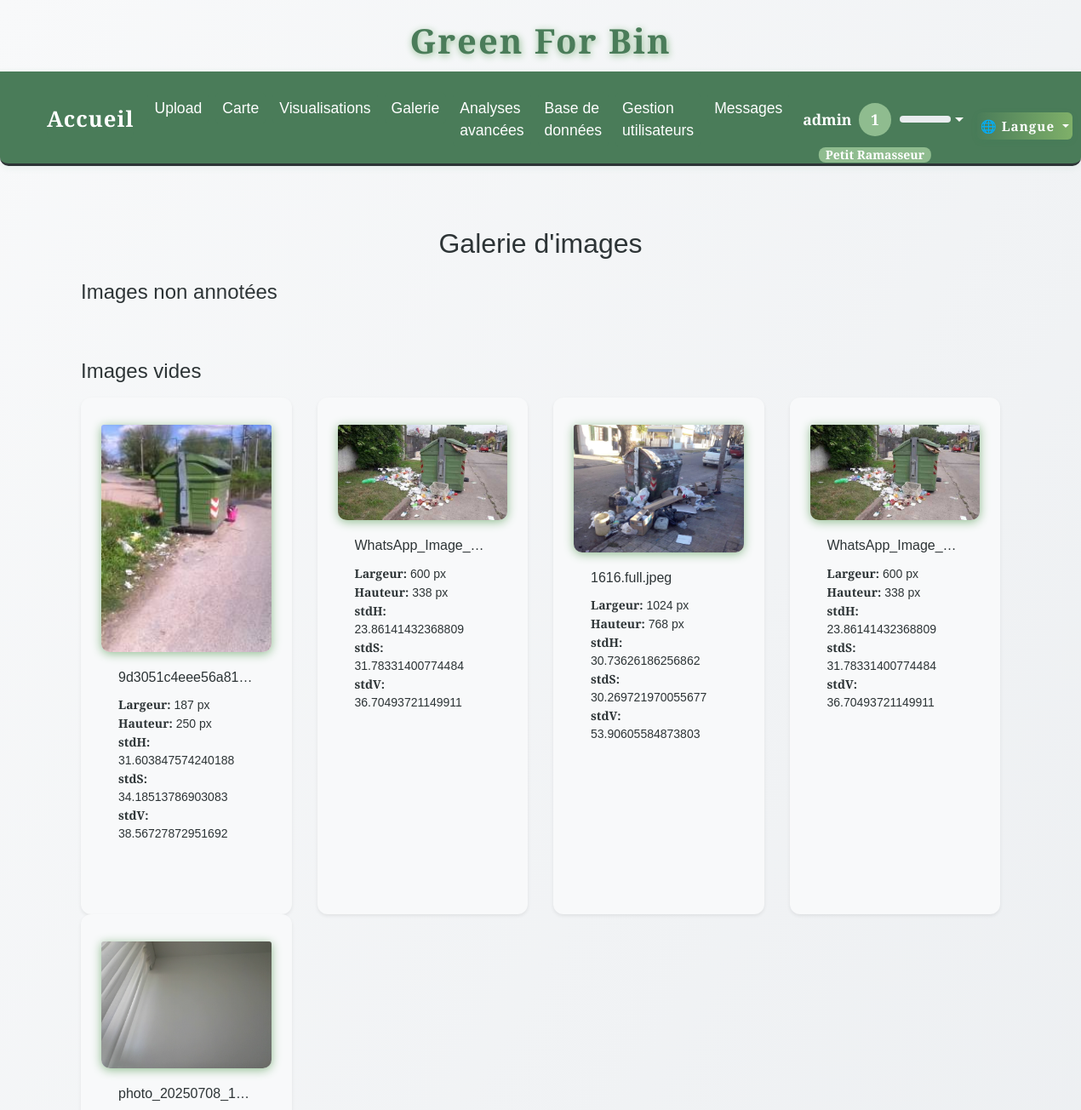
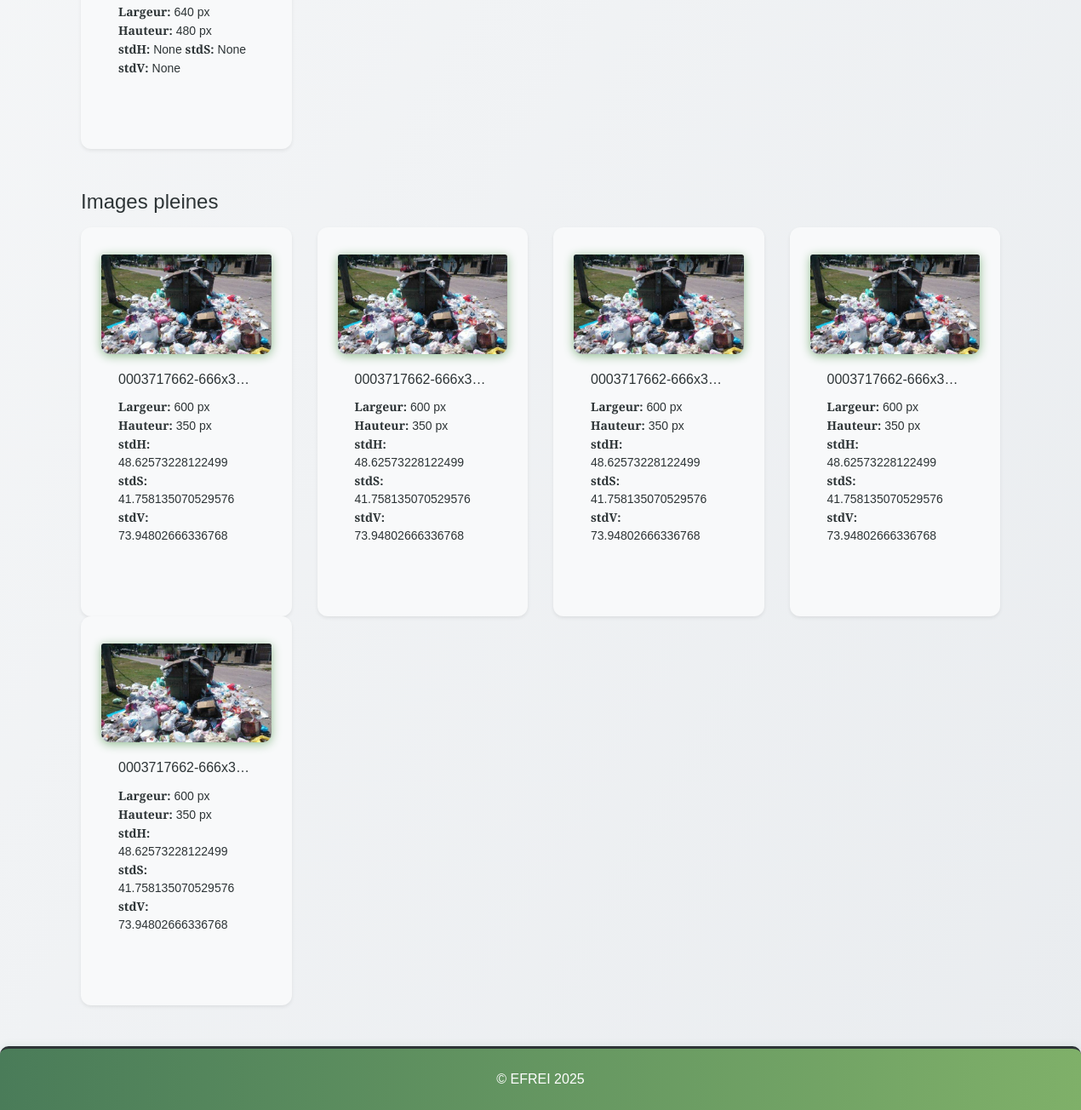
The page /gallery (signed in) on the database as committed earlier (2 pictures, top to bottom).
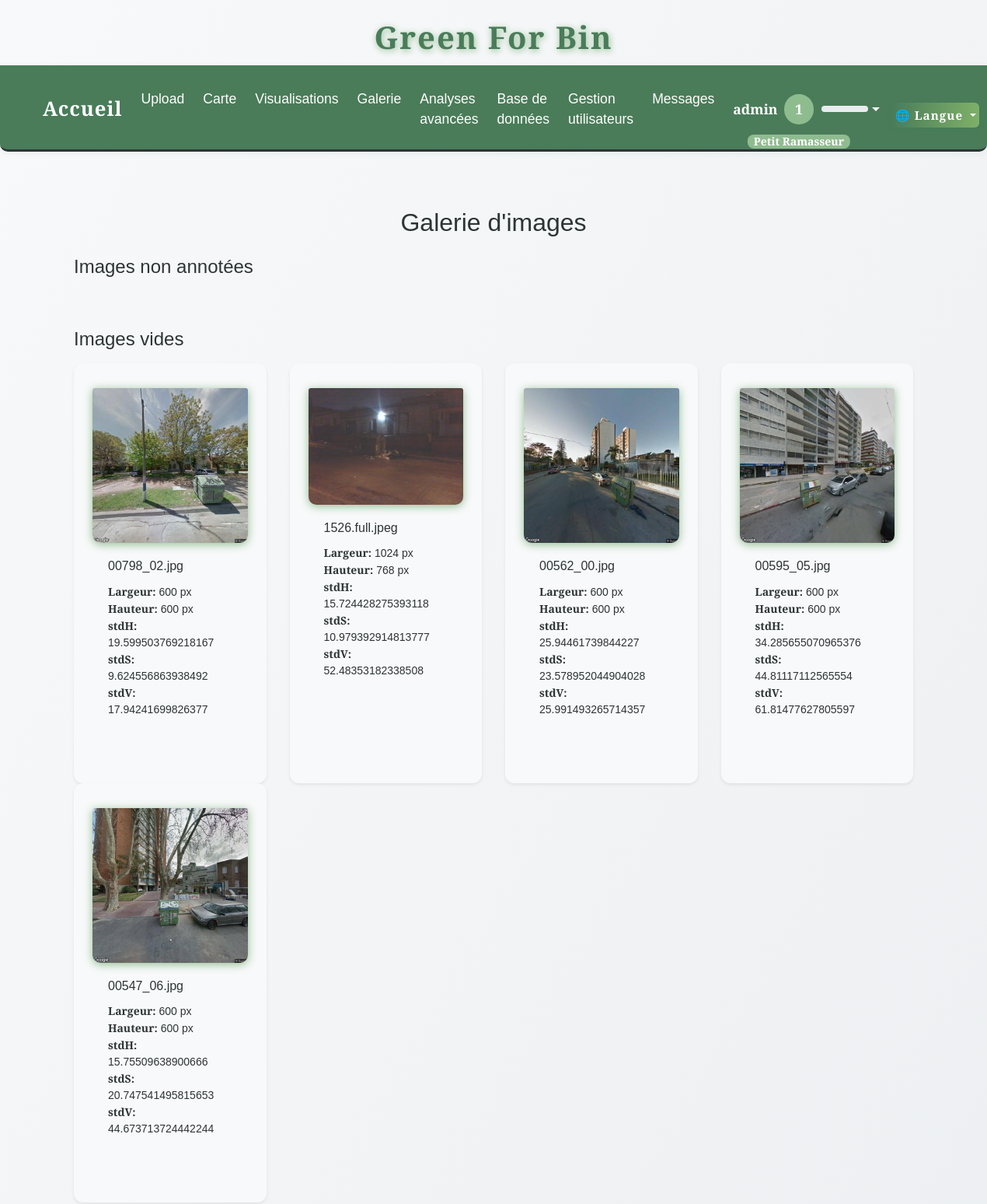
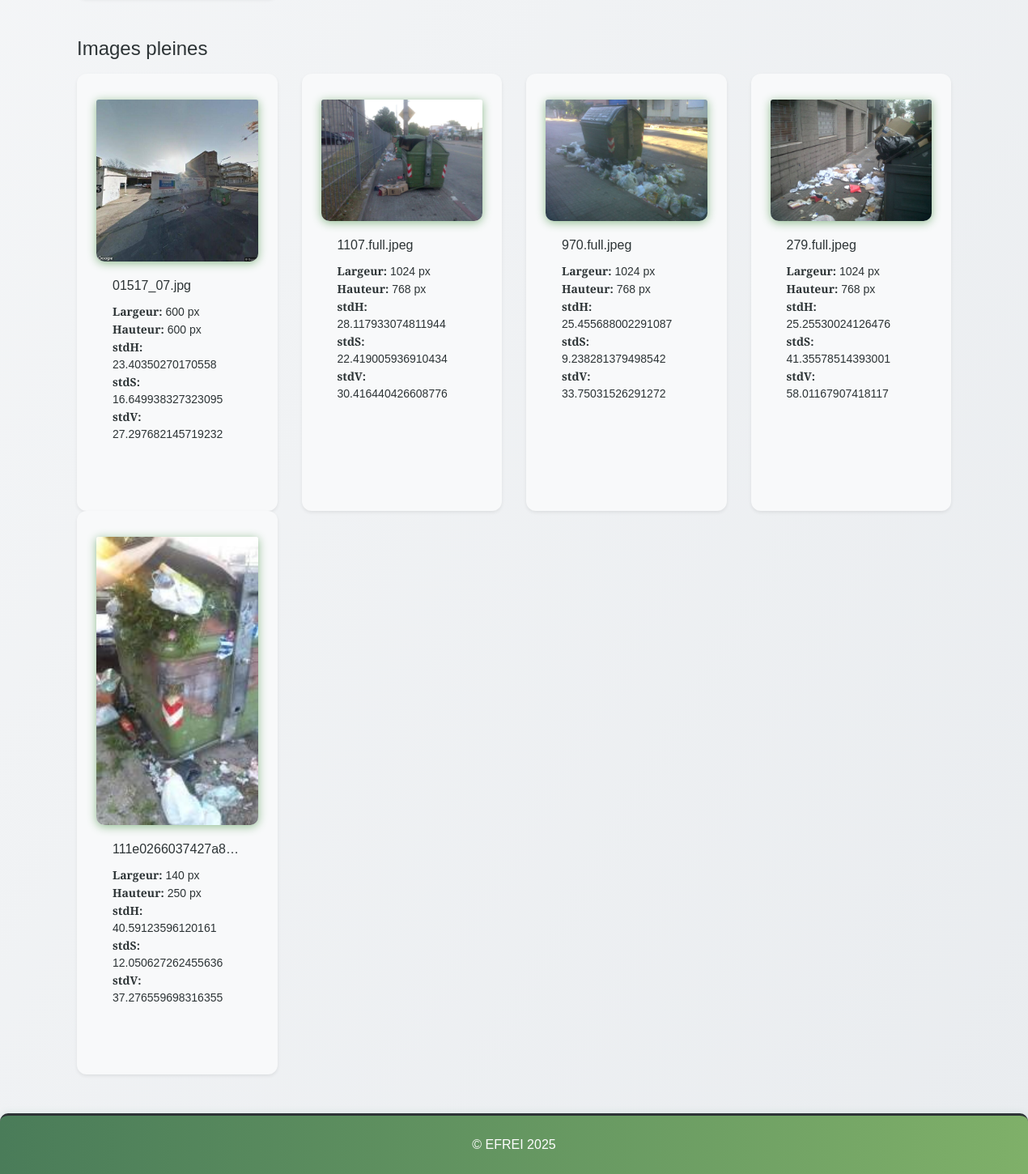
The same page on the database as committed later (2 pictures, top to bottom).
### tables this page shows
CREATE TABLE images (
                id INTEGER PRIMARY KEY AUTOINCREMENT,
                filename TEXT,
                upload_date TEXT,
                annotation TEXT,
                width INTEGER,
                height INTEGER,
                file_size INTEGER,
                avg_color TEXT,
                hist_rgb TEXT,
                hist_lum TEXT,
                contrast INTEGER,
                contour_count INTEGER,
                localisation TEXT,
                std_h REAL,
                std_s REAL,
                std_v REAL
            );

### app.py (the view)
@app.route('/gallery')
@login_required
def gallery():
    page = int(request.args.get('page', 1))
    per_page = 5
    offset = (page - 1) * per_page
    with sqlite3.connect(DB_PATH) as conn:
        conn.row_factory = sqlite3.Row
        c = conn.cursor()
        c.execute("SELECT * FROM images WHERE annotation LIKE '%vide%' ORDER BY id DESC LIMIT ? OFFSET ?", (per_page, offset))
        vides = [dict(row) for row in c.fetchall()]
        c.execute("SELECT * FROM images WHERE annotation LIKE '%pleine%' ORDER BY id DESC LIMIT ? OFFSET ?", (per_page, offset))
        pleines = [dict(row) for row in c.fetchall()]
        c.execute("SELECT * FROM images WHERE annotation IS NULL OR annotation = '' ORDER BY id DESC LIMIT ? OFFSET ?", (per_page, offset))
        non_labelisees = [dict(row) for row in c.fetchall()]
        c.execute("SELECT COUNT(*) FROM images WHERE annotation LIKE '%vide%'")
        total_vides = c.fetchone()[0]
        c.execute("SELECT COUNT(*) FROM images WHERE annotation LIKE '%pleine%'")
        total_pleines = c.fetchone()[0]
        c.execute("SELECT COUNT(*) FROM images WHERE annotation IS NULL OR annotation = ''")
        total_non_label = c.fetchone()[0]
    total_pages = max(ceil(max(total_vides, total_pleines, total_non_label) / per_page), 1)
    return render_template('gallery.html', vides=vides, pleines=pleines, non_labelisees=non_labelisees, page=page, total_pages=total_pages)

### app.py (called while the page is built)
def get_locale():
    return session.get('lang', request.accept_languages.best_match(['en', 'fr']))

@app.context_processor
def inject_locale():
    return dict(get_locale=get_locale)

@app.context_processor
def inject_user_level():
    def user_level():
        if 'user_id' in session:
            try:
                with sqlite3.connect(DB_PATH) as conn:
                    c = conn.cursor()
                    c.execute("SELECT xp FROM users WHERE id = ?", (session['user_id'],))
                    row = c.fetchone()
                    xp = row[0] if row and row[0] is not None else 0
                return get_user_level(xp)
            except Exception as e:
                print(f"[USER LEVEL] {e}")
        return get_user_level(0)
    return dict(user_level=user_level)

def login_required(f):
    @wraps(f)
    def decorated_function(*args, **kwargs):
        if 'user_id' not in session:
            flash(_('Vous devez être connecté pour accéder à cette page.'), 'error')
            return redirect(url_for('login'))
        return f(*args, **kwargs)
    return decorated_function

### templates/gallery.html (shortened to what this page needs)
{% extends "base.html" %}
{% block content %}
<div class="container mt-5">
  <h2 class="text-center mb-4">{{ _('Galerie d\'images') }}</h2>
  {% for category, images in [('Images non annotées', non_labelisees), ('Images vides', vides), ('Images pleines', pleines)] %}
  <div class="mb-5">
    <h4 class="mb-3">{{ _(category) }}</h4>
    <div class="row row-cols-1 row-cols-sm-2 row-cols-md-3 row-cols-lg-4 g-4">
      {% for image in images %}
      <div class="col">
        <div class="card h-100 shadow-sm">
          <img src="{{ url_for('static', filename='uploads/' + image['filename']) }}" class="card-img-top" alt="image">
          <div class="card-body">
            <h6 class="card-title text-truncate">{{ image['filename'] }}</h6>
            <p class="card-text small">
              {% if image['width'] is defined %}<strong>{{ _('Largeur') }}:</strong> {{ image['width'] }} px<br>{% endif %}
              {% if image['height'] is defined %}<strong>{{ _('Hauteur') }}:</strong> {{ image['height'] }} px<br>{% endif %}
              {% if image['std_h'] is defined %}<strong>stdH:</strong> {{ image['std_h'] }} {% endif %}
              {% if image['std_s'] is defined %}<strong> stdS:</strong> {{ image['std_s'] }} {% endif %}
              {% if image['std_v'] is defined %}<strong> stdV:</strong> {{ image['std_v'] }} {% endif %}
            </p>
          </div>
        </div>
      </div>
      {% endfor %}
    </div>
  </div>
  {% endfor %}
</div>
{% endblock %}

Rows that differ between the two databases and show on the page:
removed images: filename (picture), filename "9d3051c4eee56a81…", width "187", height "250", std_h "31.603847574240188", std_s "34.18513786903083", std_v "38.56727872951692", shown under "Images vides"
removed images: filename (picture), filename "WhatsApp_Image_…", width "600", height "338", std_h "23.86141432368809", std_s "31.78331400774484", std_v "36.70493721149911", shown under "Images vides"
removed images: filename (picture), filename "1616.full.jpeg", width "1024", height "768", std_h "30.73626186256862", std_s "30.269721970055677", std_v "53.90605584873803", shown under "Images vides"
removed images: filename (picture), filename "WhatsApp_Image_…", width "600", height "338", std_h "23.86141432368809", std_s "31.78331400774484", std_v "36.70493721149911", shown under "Images vides"
removed images: filename (picture), filename "photo_20250708_1…", width "640", height "480", std_h "None", std_s "None", std_v "None", shown under "Images vides"
removed images: filename (picture), filename "0003717662-666x3…", width "600", height "350", std_h "48.62573228122499", std_s "41.758135070529576", std_v "73.94802666336768", shown under "Images pleines"
removed images: filename (picture), filename "0003717662-666x3…", width "600", height "350", std_h "48.62573228122499", std_s "41.758135070529576", std_v "73.94802666336768", shown under "Images pleines"
removed images: filename (picture), filename "0003717662-666x3…", width "600", height "350", std_h "48.62573228122499", std_s "41.758135070529576", std_v "73.94802666336768", shown under "Images pleines"
removed images: filename (picture), filename "0003717662-666x3…", width "600", height "350", std_h "48.62573228122499", std_s "41.758135070529576", std_v "73.94802666336768", shown under "Images pleines"
removed images: filename (picture), filename "0003717662-666x3…", width "600", height "350", std_h "48.62573228122499", std_s "41.758135070529576", std_v "73.94802666336768", shown under "Images pleines"
now on this page (row edited): images: filename (picture), filename "00798_02.jpg", width "600", height "600", std_h "19.599503769218167", std_s "9.624556863938492", std_v "17.94241699826377", shown under "Images vides"
now on this page (row edited): images: filename (picture), filename "1526.full.jpeg", width "1024", height "768", std_h "15.724428275393118", std_s "10.979392914813777", std_v "52.48353182338508", shown under "Images vides"
now on this page (row edited): images: filename (picture), filename "00562_00.jpg", width "600", height "600", std_h "25.94461739844227", std_s "23.578952044904028", std_v "25.991493265714357", shown under "Images vides"
now on this page (row edited): images: filename (picture), filename "00595_05.jpg", width "600", height "600", std_h "34.285655070965376", std_s "44.81117112565554", std_v "61.81477627805597", shown under "Images vides"
now on this page (row edited): images: filename (picture), filename "00547_06.jpg", width "600", height "600", std_h "15.75509638900666", std_s "20.747541495815653", std_v "44.673713724442244", shown under "Images vides"
now on this page (row edited): images: filename (picture), filename "01517_07.jpg", width "600", height "600", std_h "23.40350270170558", std_s "16.649938327323095", std_v "27.297682145719232", shown under "Images pleines"
now on this page (row edited): images: filename (picture), filename "1107.full.jpeg", width "1024", height "768", std_h "28.117933074811944", std_s "22.419005936910434", std_v "30.416440426608776", shown under "Images pleines"
now on this page (row edited): images: filename (picture), filename "970.full.jpeg", width "1024", height "768", std_h "25.455688002291087", std_s "9.238281379498542", std_v "33.75031526291272", shown under "Images pleines"
now on this page (row edited): images: filename (picture), filename "279.full.jpeg", width "1024", height "768", std_h "25.25530024126476", std_s "41.35578514393001", std_v "58.01167907418117", shown under "Images pleines"
now on this page (row edited): images: filename (picture), filename "111e0266037427a8…", width "140", height "250", std_h "40.59123596120161", std_s "12.050627262455636", std_v "37.276559698316355", shown under "Images pleines"
